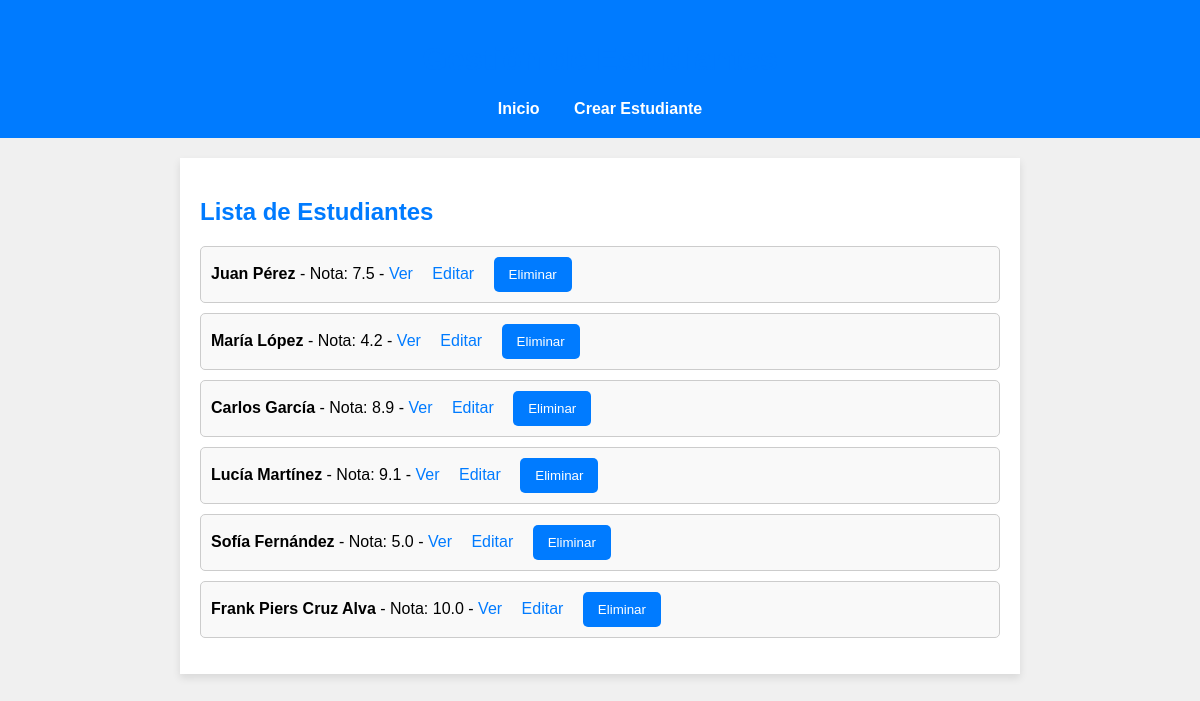
Before: / with the older database file.
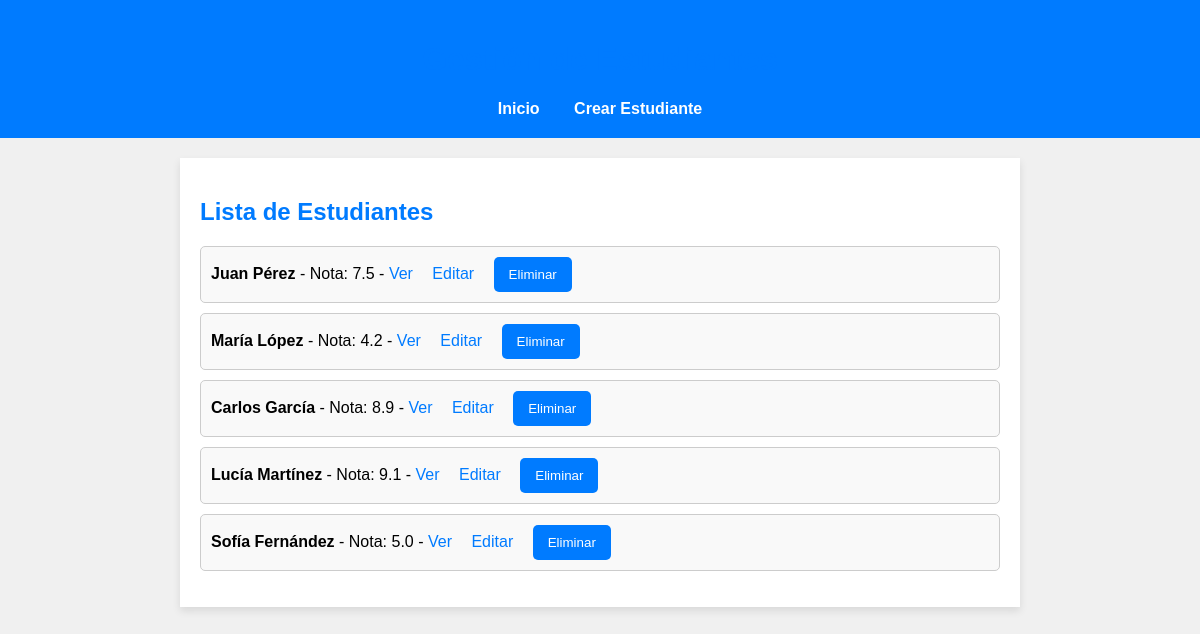
After: the same page with the newer database file.
### tables this page shows
CREATE TABLE alumnos (
    id INTEGER PRIMARY KEY AUTOINCREMENT,
    nombre TEXT NOT NULL,
    apellido TEXT NOT NULL,
    aprobado BOOLEAN NOT NULL,
    nota REAL NOT NULL,
    fecha TIMESTAMP NOT NULL
);

### app.py (the view)
@app.route('/', methods=['GET'])
def index():
    conn = get_db_connection()
    try:
        estudiantes = conn.execute('SELECT * FROM alumnos').fetchall()
    except Exception as e:
        flash(f'Error al obtener los estudiantes: {e}', 'error')
        estudiantes = []  # Si hay error, al menos devolvemos una lista vacía
    finally:
        conn.close()
    return render_template('index.html', estudiantes=estudiantes)

### estudiante.py (called while the page is built)
def get_db_connection():
    conn = sqlite3.connect('alumnos.db')
    conn.row_factory = sqlite3.Row  # Para que las filas sean accesibles como diccionarios
    return conn

### templates/index.html (shortened to what this page needs)
{% extends "base.html" %}
{% block content %}
    <h2>Lista de Estudiantes</h2>
    <ul>
    {% for estudiante in estudiantes %}
        <li>
            <strong>{{ estudiante.nombre }} {{ estudiante.apellido }}</strong> -
            Nota: {{ estudiante.nota }} -
            <a href="{{ url_for('get_one_estudiante', id=estudiante.id) }}">Ver</a>
            <a href="{{ url_for('edit_one_estudiante', id=estudiante.id) }}">Editar</a>
            <form action="{{ url_for('delete_one_estudiante', id=estudiante.id) }}" method="POST" style="display:inline;">
                <button type="submit">Eliminar</button>
            </form>
        </li>
    {% endfor %}
    </ul>
{% endblock %}

### templates/base.html (shortened to what this page needs)
<!DOCTYPE html>
<html lang="en">
<head>
</head>
<body>
    <header>
        <h1>Gestión de Estudiantes</h1>
        <nav>
            <a href="{{ url_for('index') }}">Inicio</a>
            <a href="{{ url_for('create_one_estudiante') }}">Crear Estudiante</a>
        </nav>
    </header>
    <main>
        {% block content %}{% endblock %}
    </main>
</body>
</html>

### templates/base.html (style rules this page uses)
body { font-family: Arial, sans-serif; background-color: #f0f0f0; margin: 0; padding: 0; }
header { background-color: #007bff; color: white; padding: 20px; text-align: center; }
nav a { color: white; text-decoration: none; margin: 0 15px; font-weight: bold; }
main { padding: 20px; background-color: white; margin: 20px auto; max-width: 800px; box-shadow: 0 4px 8px rgba(0, 0, 0, 0.1); }
h1, h2 { color: #007bff; }
form { display: flex; flex-direction: column; }
button { padding: 10px 15px; background-color: #007bff; color: white; border: none; border-radius: 5px; cursor: pointer; }
ul { list-style-type: none; padding: 0; }
ul li { padding: 10px; background-color: #f9f9f9; margin: 10px 0; border: 1px solid #ccc; border-radius: 5px; }
ul li a { margin-right: 15px; color: #007bff; text-decoration: none; }
ul li form { display: inline; }

Changed rows visible on the page:
removed alumnos: nombre "Frank Piers", apellido "Cruz Alva", nota "10.0"
